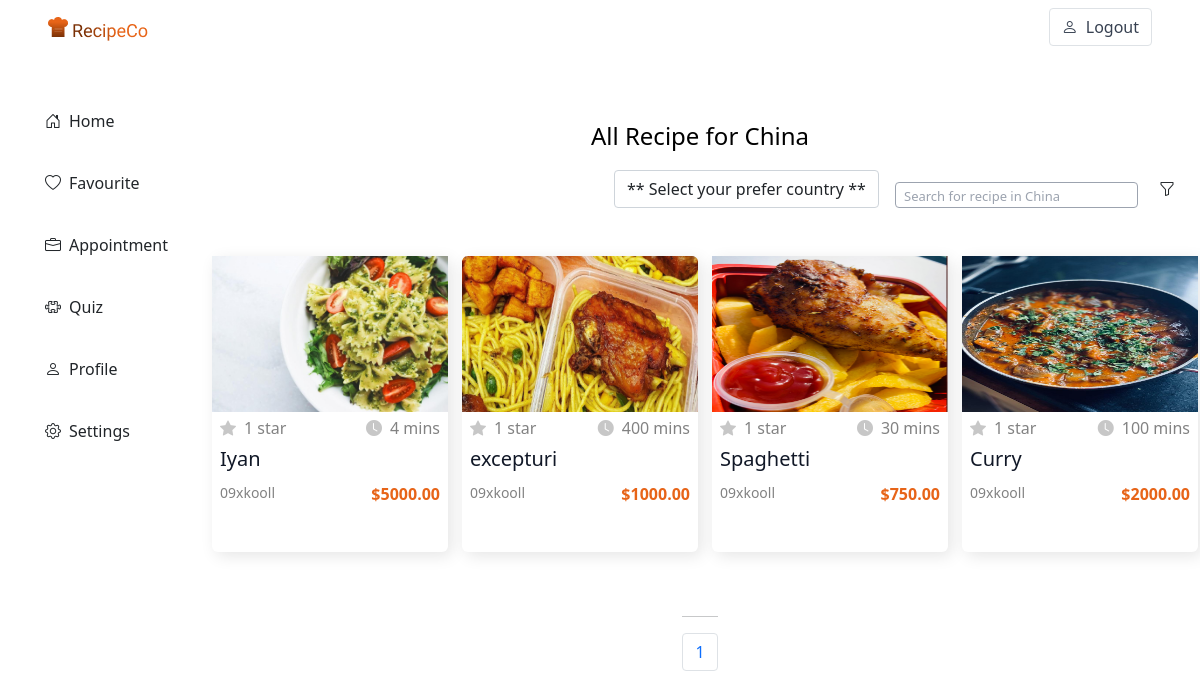
The app's page /country/search/China (signed in) with its own data.
### chef_management_app/models.py (models this page shows)
class Country(models.Model):
    id = models.AutoField(primary_key=True)
    name = models.CharField(max_length=255)
    image = models.CharField(max_length=255)
    continent_id = models.ForeignKey(Continent, on_delete=models.CASCADE)
    objects = models.Manager()

class Recipe(models.Model):
    id = models.AutoField(primary_key=True)
    name = models.CharField(max_length=255)
    decription = RichTextField(blank=True, null=True)
    method = RichTextField(blank=True, null=True)
    ingredient = RichTextField(blank=True, null=True)
    image_url = models.ImageField(upload_to=filepath_recipe, null=True, blank=True)
    created_at = models.DateTimeField(auto_now_add=True)
    price = models.IntegerField()
    period = models.IntegerField()
    address_name = models.TextField()
    country_id = models.ForeignKey(
        Country, on_delete=models.DO_NOTHING, null=True, blank=True
    )
    continent_id = models.ForeignKey(
        Continent, on_delete=models.DO_NOTHING, null=True, blank=True
    )
    chefuser_id = models.ForeignKey(ChefUser, on_delete=models.CASCADE)
    objects = models.Manager()

class ChefUser(models.Model):
    id = models.AutoField(primary_key=True)
    admin = models.OneToOneField(CustomUser, on_delete=models.CASCADE)
    chef_name = models.CharField(max_length=255)
    phone_number = models.CharField(max_length=255)
    image_url = models.ImageField(upload_to=filepath_chef, null=True, blank=True)
    join_date = models.DateTimeField(auto_now_add=True)
    address_name = models.TextField()
    country_id = models.ForeignKey(
        Country, on_delete=models.DO_NOTHING, null=True, blank=True
    )
    continent_id = models.ForeignKey(
        Continent, on_delete=models.DO_NOTHING, null=True, blank=True
    )
    objects = models.Manager()

### chef_management_app/views/userRecipeView.py (the view, shortened to what this page needs)
def RecipeCountriesResult(request, search):
    if request.method != "POST":
        country = Country.objects.get(name = search)
        countries = Country.objects.all().order_by('name')
        p = Paginator(Recipe.objects.filter(country_id = country).order_by('?'), 20)
        page = request.GET.get('page')
        recipes = p.get_page(page)
        nums = "a" * recipes.paginator.num_pages
        recipes_ratings = []
        for recipe_obj in recipes:
            recipe_rating_obj = RecipeRating.objects.filter(recipe_id = recipe_obj.id)
            total_rating = CalculateRating(recipe_rating_obj) + 1
            response = {
                "recipe" : recipe_obj,
                "rating" : total_rating,
            }
            recipes_ratings.append(response)
        return render(request, "userrecipe/recipe_countries_result.html",  { "recipes" : recipes_ratings, "message" : search, 'nums' : nums, "countries" : countries })

### chef_management_app/views/userRecipeView.py (called while the page is built, shortened)
def CalculateRating(ratings):
    rating_initial = 0
    sum_divid = 1
    total_num = (rating_initial) / (sum_divid)
    return int(total_num)

### chef_management_app/templates/UserRecipe/recipe_countries_result.html (shortened to what this page needs)
{% extends 'userrecipe/navbar.html' %}
{% block user_content %}
    <div class="mb-5">
        <div class="mt-5">
            <p class="fs-4 text-center"><a href="{% url 'user_country_search' message %}" class="text-decoration-none">All Recipe for {{ message }} </a> </p>
        </div>
        <div class="d-flex justify-content-end mb-5 mt-3">
            {% url 'user_country_search' as action_path %}
                <form role="form" action="{{ action_path }}" method="post">
                    <div class="d-flex align-items-end">
                        <select name="country" class="form-control me-3" id="id_country">
                            <option value="{{ message }}">** Select your prefer country **</option>
                          </select>
                        <input type="text" name="searches" required class="me-2 searchbar" placeholder="Search for recipe in {{ message }} ">
                        <button type="submit" class="btn">
                            <i class="bi bi-funnel"></i>
                        </button>
                    </div>
                </form>
        </div>
        <div class="d-flex">
            <div class="row">
                {% if recipes %}
                    {% for recipe in recipes %}
                        <div class="col-md-3 mb-4">
                            <a href="{% url 'user_recipe_id' recipe.recipe.id %}" class="text-decoration-none">
                                <div class="tr-card">
                                    <div>
                                        <img src="../../media/{{ recipe.recipe.image_url }}" alt="placeholder meal" width="236" height="156">
                                    </div>
                                    <div class="mx-2">
                                        <div class="d-flex justify-content-between mt-1">
                                            <div class="d-flex">
                                                <i class="bi bi-star-fill section-logo me-2"></i>
                                                <p class="mb-0 section-text">{{ recipe.rating }} star</p>
                                            </div>
                                            <div class="d-flex">
                                                <i class="bi bi-clock-fill me-2 section-logo"></i>
                                                <p class="mb-0 section-text">{{ recipe.recipe.period }} mins</p>
                                            </div>
                                        </div>
                                        <div class="mt-1">
                                            <p class="recipeco-black fs-5 mb-0">{{ recipe.recipe.name }}</p>
                                        </div>
                                        <div class="d-flex justify-content-between mt-2">
                                            <p class="mb-0 section-text small">{{ recipe.recipe.chefuser_id.chef_name }}</p>
                                            <p class="mb-0 fw-bold recipeco-theme">${{ recipe.recipe.price }}.00</p>
                                        </div>
                                    </div>
                                </div>
                            </a>
                        </div>
                    {% endfor %}
                {% endif %}
            </div>
        </div>
        <div class="d-grid justify-content-center">
            <nav aria-label="Page navigation example" class="mt-4">
                <hr />
                <ul class="pagination justify-content-center">
                    {% for i in nums %}
                        <li class="page-item">
                            <a class="page-link" href="?page={{ forloop.counter }}">
                            {{ forloop.counter }}
                            </a>
                        </li>
                    {% endfor %}
               </ul>
            </nav>
        </div>
    </div>
{% endblock user_content %}

### records on screen
Country: name "China"
Recipe: recipe.image_url (picture), rating "1", recipe.period "4", recipe.name "Iyan", recipe.chefuser_id.chef_name "09xkooll", recipe.price "5000"
Recipe: recipe.image_url (placeholder picture), rating "1", recipe.period "400", recipe.name "excepturi", recipe.chefuser_id.chef_name "09xkooll", recipe.price "1000"
Recipe: recipe.image_url (picture), rating "1", recipe.period "30", recipe.name "Spaghetti", recipe.chefuser_id.chef_name "09xkooll", recipe.price "750"
Recipe: recipe.image_url (picture), rating "1", recipe.period "100", recipe.name "Curry", recipe.chefuser_id.chef_name "09xkooll", recipe.price "2000"
